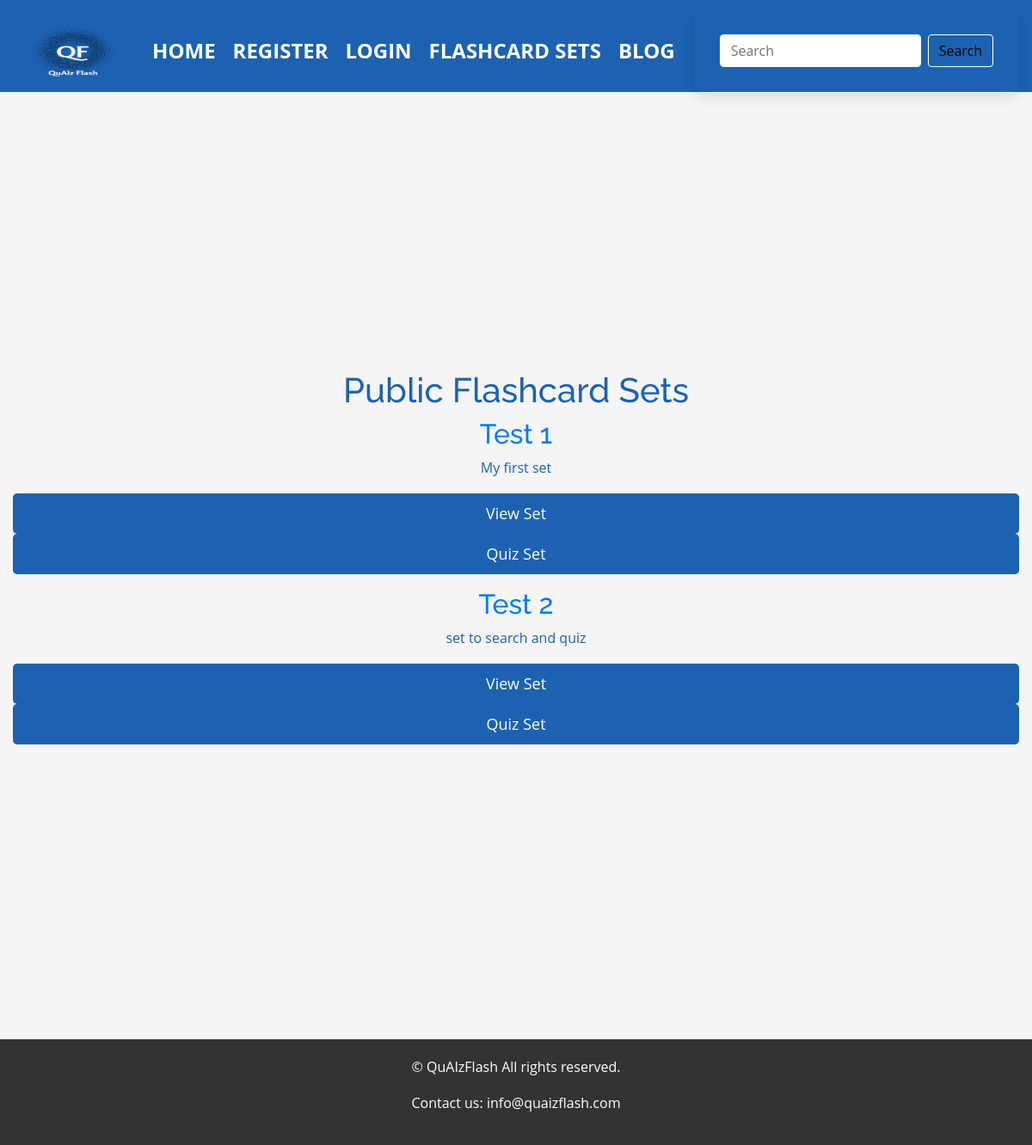
Screenshot of /public_sets with the database file from the repository.
### models.py (models this page shows, shortened)
class FlashcardSet(db.Model):
    id = db.Column(db.Integer, primary_key=True)
    title = db.Column(db.String(100), nullable=False)
    description = db.Column(db.String(200))
    user_id = db.Column(db.Integer, db.ForeignKey('user.id'), nullable=False)
    flashcards = db.relationship('Flashcard', backref='flashcard_set', lazy=True)  # Added relationship
    correct_count = db.Column(db.Integer, default=0)  # Add this line
    incorrect_count = db.Column(db.Integer, default=0)  # Add this line
    flashcards = db.relationship('Flashcard', backref='flashcard_set', lazy=True)
    public = db.Column(db.Boolean, default=True)

### app.py (the view)
@app.route('/public_sets', methods=['GET'])
def public_sets():
    page = request.args.get('page', 1, type=int)
    flashcard_sets = FlashcardSet.query.filter_by(public=True).paginate(page=page, per_page=10)
    return render_template('public_sets.html', title='Public Flashcard Sets', flashcard_sets=flashcard_sets, search_form=SearchSetsForm())

### forms.py
class SearchSetsForm(FlaskForm):
    search_query = StringField('Search Query', validators=[DataRequired()])
    submit = SubmitField('Search')

### templates/public_sets.html (shortened to what this page needs)
{% extends "index.html" %}
{% block content %}
  <h1>{{ title }}</h1>
  <div class="scrollable-container">
    {% for flashcard_set in flashcard_sets.items %}
      <div class="flashcard-set">
        <h2><a href="{{ url_for('view_searched_set', set_id=flashcard_set.id) }}">{{ flashcard_set.title }}</a></h2>
        <p>{{ flashcard_set.description }}</p>
        <form method="GET" action="{{ url_for('view_searched_set', set_id=flashcard_set.id) }}" class="inline-form">
          <input type="submit" value="View Set" class="btn btn-sm btn-outline-primary">
        </form>
        <form method="GET" action="{{ url_for('quiz_searched_set', set_id=flashcard_set.id, quiz_mode='question') }}" class="inline-form">
          <input type="submit" value="Quiz Set" class="btn btn-sm btn-outline-primary">
        </form>
      </div>
    {% endfor %}
  </div>
{% endblock %}

### static/style.css (style rules this page uses)
body { font-family: 'Roboto', sans-serif; line-height: 1.6; color: #1c62b1; margin: 0; padding: 0; background-color: #f5f5f5; }
h1, h2, h3, h4, h5, h6 { font-family: 'Raleway', sans-serif; }
form { background-color: #fff; padding: 30px; border-radius: 10px; box-shadow: 0 5px 15px rgba(0, 0, 0, 0.1); }
input[type='submit'] { display: block; width: 100%; padding: 10px; background-color: #1c62b1; border: 0; color: #fff; font-size: 18px; border-radius: 5px; cursor: pointer; }
.inline-form { display: inline; margin-right: 5px; }
.flashcard-set { text-align: center; margin-bottom: 1rem; }
form.inline-form { display: inline; margin: 0; padding: 0; border: none; background-color: transparent; }
body { font-family: 'Open Sans', sans-serif; }
.scrollable-container { max-height: 400px; overflow-y: auto; -webkit-overflow-scrolling: touch; }

### rows the page displays
FlashcardSet: title "Test 1", description "My first set"
FlashcardSet: title "Test 2", description "set to search and quiz"

### other values shown
{{ title }} "Public Flashcard Sets"
